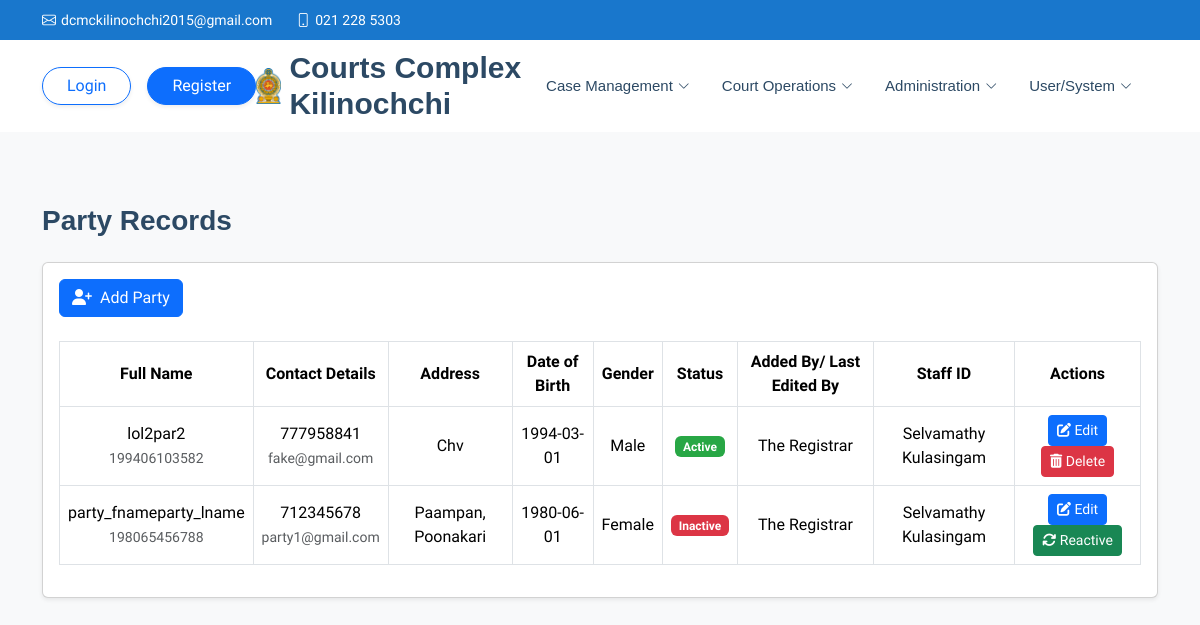
The page /index.php?pg=parties.php&option=view on the database its author committed.
### tables this page shows
CREATE TABLE IF NOT EXISTS `parties` (
  `party_id` varchar(10) NOT NULL,
  `first_name` varchar(50) DEFAULT NULL,
  `last_name` varchar(50) DEFAULT NULL,
  `mobile` int DEFAULT NULL,
  `nic_number` varchar(15) DEFAULT NULL,
  `email` varchar(50) DEFAULT NULL,
  `joined_date` date DEFAULT NULL,
  `address` varchar(100) DEFAULT NULL,
  `date_of_birth` date DEFAULT NULL,
  `gender` varchar(20) NOT NULL,
  `is_active` tinyint(1) DEFAULT '0',
  `added_by` varchar(50) NOT NULL,
  `staff_id` varchar(20) NOT NULL,
  PRIMARY KEY (`party_id`)
);

CREATE TABLE IF NOT EXISTS `staff` (
  `staff_id` varchar(10) NOT NULL,
  `first_name` varchar(20) DEFAULT NULL,
  `last_name` varchar(20) DEFAULT NULL,
  `mobile` int DEFAULT NULL,
  `nic_number` varchar(12) DEFAULT NULL,
  `date_of_birth` date DEFAULT NULL,
  `email` varchar(50) DEFAULT NULL,
  `address` varchar(100) DEFAULT NULL,
  `court_id` varchar(10) DEFAULT NULL,
  `joined_date` date DEFAULT NULL,
  `is_active` tinyint(1) DEFAULT '1',
  `role_id` varchar(3) DEFAULT NULL,
  `image_path` varchar(255) DEFAULT NULL,
  `gender` varchar(10) DEFAULT NULL,
  `appointment` varchar(25) DEFAULT NULL,
  PRIMARY KEY (`staff_id`)
);

### lib/security.php (called while the page is built, shortened)
<?php
class Security
{
    public static function sanitize($data){
        return htmlspecialchars(stripslashes(trim((string)$data)));
    }
}
?>

### lib/helper.php (called while the page is built, shortened)
<?php
class Helper {
    private $conn;
    public function __construct(mysqli $conn) {
        $this->conn = $conn;
    }
    public function getStaffData($staffId) {
        $stmt = $this->conn->prepare("SELECT * FROM staff WHERE staff_id = ?");
        $stmt->bind_param("s", $staffId);
        $stmt->execute();
        $result = $stmt->get_result();
        return ($result && $result->num_rows > 0) ? $result->fetch_assoc() : null;
    }
    public function getRoleName($role_id) {
        $roles = [
            'R01' => "Administrator",
            'R02' => "Hon. Judge",
            'R03' => "The Registrar",
            'R04' => "Interpreter",
            'R05' => "Common Staff",
            'R06' => "Lawyer",
            'R07' => "Police"
        ];
        return $roles[$role_id] ?? "Unknown";
    }
}

### parties.php (the view, shortened to what this page needs)
<!DOCTYPE html>
<html lang="en">
<head>
</head>
<body class="bg-light">
	<div class="container mt-5">
		<div class="d-flex justify-content-between align-items-center mb-3">
			<h3 class="fw-bold">Party Records</h3>
		</div>
		<?php
			if (isset($_GET['option']) && $_GET['option'] == "view") {
						?>
		<div class="card p-3 shadow-sm">
			<div class="table-responsive">
				<a href="index.php?pg=parties.php&option=add" class="btn btn-primary">
			<i class="fas fa-user-plus me-1"></i> Add Party
			</a><br><br>
				<table class="table table-bordered table-hover">
					<thead>
						<tr>
							<th>Full Name</th>
							<th>Contact Details</th>
							<th>Address</th>
							<th>Date of Birth</th>
							<th>Gender</th>
							<th>Status</th>
							<th>Added By/ Last Edited By</th>
							<th>Staff ID</th>
							<th>Actions</th>
						</tr>
					</thead>
					<tbody>
						<?php
							$sql = "SELECT party_id, first_name, last_name, mobile, nic_number, email, joined_date, address, date_of_birth, gender, is_active, added_by, staff_id FROM parties ORDER BY joined_date DESC";
							$result = $conn->query($sql);
							if ($result && $result->num_rows > 0):
								while ($row = $result->fetch_assoc()):
									$status = $row['is_active'] ? 'Active' : 'Inactive';
									$statusClass = $row['is_active'] ? 'badge-active' : 'badge-inactive';
							?>
						<tr>
							<td><?= Security::sanitize($row['first_name'].$row['last_name']) ?><br><small class="text-muted"><?php echo $row['nic_number']; ?></small></td>
							<td><?= Security::sanitize($row['mobile']) ?> <br><small class="text-muted"><?php echo $row['email']; ?></small></td>
							<td><?= Security::sanitize($row['address']) ?></td>
							<td><?= Security::sanitize($row['date_of_birth']) ?></td>
							<td><?= Security::sanitize($row['gender']) ?></td>
							<td>
								<span class="badge <?= $statusClass ?>"><?= $status ?></span>
							</td>
							<td><?= Security::sanitize($helper->getRoleName($row['added_by'])) ?></td>
							<?php
								$staff = $helper->getStaffData($row['staff_id']);
								$staffFullName = $staff ? $staff['first_name'] . ' ' . $staff['last_name'] : 'Unknown';
								?>
							<td><?= Security::sanitize($staffFullName) ?></td>
							<td>
								<form method="POST" action="index.php?pg=parties.php&option=edit" class="d-inline">
									<button name="btn_edit" class="btn btn-primary btn-sm" type="submit">
									<i class="fas fa-edit"></i> Edit
									</button>
								</form>
									<?php if ($row['is_active']) { ?>
								<form method="POST" action="#" class="d-inline delete-form">
									<button type="button" class="btn btn-danger btn-sm" onclick="deleteConfirmModal(() => this.closest('form').submit())">
									<i class="fas fa-trash-alt"></i> Delete
									</button>
								</form>
								<?php } else { ?>
								<form method="POST" action="#" class="d-inline reactive-form">
									<button type="button" class="btn btn-success btn-sm" data-bs-toggle="modal" onclick="reactivateConfirmModal(() => this.closest('form').submit())">
									<i class="fas fa-refresh"></i> Reactive
									</button>
								</form>
								<?php } ?>
							</td>
						</tr>
						<?php endwhile; else: ?>
						<tr>
							<td colspan="14" class="text-center text-muted">No party records found.</td>
						</tr>
						<?php endif; ?>
					</tbody>
				</table>
			</div>
		</div>
	</div>
	<?php
		}else{
		echo "<script> location.href='index.php'; </script>";
		exit;
		}
		?>
</body>
</html>

### assets/css/main.css (style rules this page uses)
:root { --default-font: "Roboto", system-ui, -apple-system, "Segoe UI", Roboto, "Helvetica Neue", Arial, "Noto Sans", "Liberation Sans", sans-serif, "Apple Color Emoji", "Segoe UI Emoji", "Segoe UI Symbol", "Noto Color Emoji"; --heading-font: "Poppins", sans-serif; --nav-font: "Raleway", sans-serif; }
:root { --background-color: #ffffff; --default-color: #444444; --heading-color: #2c4964; --accent-color: #1977cc; --surface-color: #ffffff; --contrast-color: #ffffff; }
:root { --nav-color: #2c4964; --nav-hover-color: #1977cc; --nav-mobile-background-color: #ffffff; --nav-dropdown-background-color: #ffffff; --nav-dropdown-color: #2c4964; --nav-dropdown-hover-color: #1977cc; }
:root { scroll-behavior: smooth; }
body { color: var(--default-color); background-color: var(--background-color); font-family: var(--default-font); }
a { color: var(--accent-color); text-decoration: none; transition: 0.3s; }
h1, h2, h3, h4, h5, h6 { color: var(--heading-color); font-family: var(--heading-font); }

### parties.php (style rules this page uses)
.table th, .table td { vertical-align: middle; text-align: center; }
.table thead { background-color: #007bff; color: white; }
.badge-active { background-color: #28a745; }
.badge-inactive { background-color: #dc3545; }

### rows shown on the page
parties: Security::sanitize($row['first_name'].$row['last_name']) "lol2par2", nic_number "199406103582", mobile "777958841", email "fake@gmail.com", address "Chv", date_of_birth "1994-03-01", gender "Male", is_active "Active", added_by "The Registrar", staff.last_name "Selvamathy Kulasingam"
parties: Security::sanitize($row['first_name'].$row['last_name']) "party_fnameparty_lname", nic_number "198065456788", mobile "712345678", email "party1@gmail.com", address "Paampan, Poonakari", date_of_birth "1980-06-01", gender "Female", is_active "Inactive", added_by "The Registrar", staff.last_name "Selvamathy Kulasingam"
